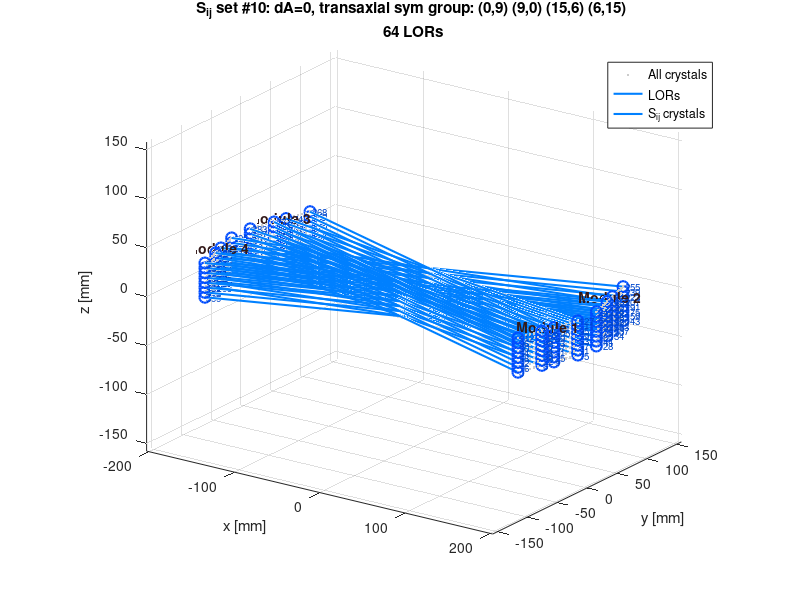

MATLAB code to generate this figure:

function [setOfEqivalentLORs, setIDtoLOR_lookup] = createSetOfEquivalentLORs_v3()
clc; clear;
%% Geometry parameters
modules = 4;
axCount = 8;
transCount = 16;
crystalsPerModule = axCount * transCount; % 128
N = modules * crystalsPerModule; % 512
% Index mapping utilities
toID = @(m,a,t) (m-1)*crystalsPerModule + a*transCount + t;
mirrorT = @(t) transCount-1-t;
%% Compute crystal positions (for plotting)
R_ring = 200; % mm
%moduleAnglesDeg = [-60, 60, 120, 240];
moduleAnglesDeg = [-15, +15, 165, 195];
pitchT = 5.0; pitchA = 5.0;
halfT = (transCount-1)/2;
halfA = (axCount-1)/2;
pos = zeros(N,3);
modIdx = zeros(N,1); axIdx = zeros(N,1); trIdx = zeros(N,1);
for m = 1:modules
phi = deg2rad(moduleAnglesDeg(m));
cen = [R_ring*cos(phi), R_ring*sin(phi), 0];
tHat = [-sin(phi), cos(phi), 0]; % tangent direction
for a = 0:axCount-1
z = (a - halfA) * pitchA;
for t = 0:transCount-1
xyt = cen + tHat * ((t - halfT)*pitchT);
id = toID(m,a,t);
pos(id+1,:) = [xyt(1), xyt(2), z];
modIdx(id+1) = m;
axIdx(id+1) = a;
trIdx(id+1) = t;
end
end
end
%% Build S_ij sets (brute force, canonicalized geometry)
% Left modules: 1 and 2. Right modules: 3 and 4.
% leftIDs = find(modIdx==1 | modIdx==2) - 1; % zero-based
% rightIDs = find(modIdx==3 | modIdx==4) - 1; % zero-based
% Opposing module pairs only: 1↔3 and 2↔4
pairsOfModules = [1 3; 2 4];
S_map = containers.Map('KeyType','char','ValueType','any');
n = transCount; % number of transaxial crystals
for pp = 1:size(pairsOfModules,1)
mL = pairsOfModules(pp,1);
mR = pairsOfModules(pp,2);
for aL = 0:axCount-1
for aR = 0:axCount-1
dA = abs(aR - aL); % absolute axial difference
for tL = 0:transCount-1
for tR = 0:transCount-1
% Build the 4 symmetry-related transaxial pairs
combos = [ tL, tR;
tR, tL;
(n-1-tL),(n-1-tR);
(n-1-tR),(n-1-tL) ];
%disp(combos)
for k = 1:size(combos,1)
tLi = combos(k,1);
tRi = combos(k,2);
% Canonicalize transaxial pair (order-independent)
tmin = min(tLi, tRi);
tmax = max(tLi, tRi);
% Build IDs
idL = toID(mL, aL, tLi);
idR = toID(mR, aR, tRi);
%disp(idL+ " "+ idR)
% Geometry key: |dA| plus canonicalized transaxial pair
% key = sprintf('dA%02d_T%02d_%02d', dA, tLi, tRi);
% Canonical geometry key: dA + transaxial symmetry group (order-independent)
symPairs = [ tLi, tRi;
tRi, tLi;
(n-1-tLi),(n-1-tRi);
(n-1-tRi),(n-1-tLi) ];
% Canonicalize: pick the lexicographically smallest representation
symPairs_sorted = sortrows(symPairs);
t1 = symPairs_sorted(1,1);
t2 = symPairs_sorted(1,2);
key = sprintf('dA%02d_combo%02d_%02d', dA, t1, t2);
if ~isKey(S_map,key)
S_map(key) = zeros(0,2);
end
S_map(key) = [S_map(key); idL, idR];
end
end
end
end
end
end
% Convert map -> cell arrays
Sij_keys = S_map.keys;
Sij_cell = cell(numel(Sij_keys),1);
S_ij_cell_all = Sij_cell;
%% to chyba nie robi nic
for k = 1:numel(Sij_keys)
pairs = S_map(Sij_keys{k});
pairs = unique(pairs,'rows');
pairs = sortrows(pairs,[1 2]);
Sij_cell{k} = pairs;
end
Sij_cell_unique = Sij_cell; % final set of equivalence classes
fprintf('Total unique S_ij sets: %d\n', numel(Sij_cell_unique));
%% Output each set as one line in TXT
outFile = 'C:\Users\Magdalena\Documents\LuebeckWORK\Software\auxiliaryForMERMAID\Sij_sets.txt';
fileID = fopen(outFile,'w');
for s = 1:numel(Sij_cell_unique)
pairs = Sij_cell_unique{s};
key = Sij_keys{s};
fprintf(fileID,'%s\t', Sij_keys{s}); % geometry key
%fprintf(fileID,'%s\t', key); % print geometry key first
for p = 1:size(pairs,1)
fprintf(fileID,'%d %d\t', pairs(p,1), pairs(p,2));
end
fprintf(fileID,'\n');
end
fclose(fileID);
disp(['Wrote ', outFile]);
%% Visualization: pick a set and plot
setIdx = 10; % choose which set to visualize
pairsToPlot = Sij_cell_unique{setIdx};
geomKey = Sij_keys{setIdx};
% --- Extract info from key ---
tokens = regexp(geomKey,'dA(\d+)_combo(\d+)_(\d+)','tokens','once');
dA_val = str2double(tokens{1});
t1 = str2double(tokens{2});
t2 = str2double(tokens{3});
% Build full symmetry group (for labeling in title)
n = transCount;
symPairs = [ t1, t2;
t2, t1;
(n-1-t1),(n-1-t2);
(n-1-t2),(n-1-t1) ];
symPairsStr = sprintf('(%d,%d) ', symPairs');
figure('Color','w'); hold on; grid on;
title(sprintf('S_{ij} set #%d: dA=%d, transaxial sym group: %s\n%d LORs', ...
setIdx, dA_val, symPairsStr, size(pairsToPlot,1)));
% Plot all crystals (light gray)
plot3(pos(:,1), pos(:,2), pos(:,3), '.', 'Color', [0.8 0.8 0.8]);
% Draw LORs for current set (blue lines)
for r = 1:size(pairsToPlot,1)
i = pairsToPlot(r,1)+1; j = pairsToPlot(r,2)+1;
line([pos(i,1), pos(j,1)], [pos(i,2), pos(j,2)], [pos(i,3), pos(j,3)], ...
'LineWidth', 1.5, 'Color', [0 0.5 1]);
end
% Highlight & label crystals in this set
shownIDs = unique(pairsToPlot(:)) + 1;
plot3(pos(shownIDs,1), pos(shownIDs,2), pos(shownIDs,3), ...
'o','MarkerSize',8,'LineWidth',1.5,'Color',[0 0.3 1]);
for idx = reshape(shownIDs,1,[])
text(pos(idx,1), pos(idx,2), pos(idx,3), sprintf(' %d', idx-1), ...
'FontSize',7,'Color',[0 0.28 0.8]);
end
% --- Add module labels ---
for m = 1:modules
phi = deg2rad(moduleAnglesDeg(m));
cen = [R_ring*cos(phi), R_ring*sin(phi), 0];
text(cen(1), cen(2), cen(3)+20, sprintf('Module %d', m), ...
'FontSize', 10, 'FontWeight', 'bold', 'Color', [0.2 0.1 0.1], ...
'HorizontalAlignment','center');
end
xlabel('x [mm]'); ylabel('y [mm]'); zlabel('z [mm]');
axis equal; view(35,20); grid on;
legend({'All crystals','LORs','S_{ij} crystals'},'Location','best');
hold off;
setOfEqivalentLORs = Sij_cell_unique;
% for i=1:256
%     for j=257:512
%         LOR_pairs(i, j-256) = [i,j];
%     end
% end
A = 1:256;
B = 257:512;

% Create all combinations
[X, Y] = ndgrid(A, B);

% Put into 2-column array
LOR_pairs = [X(:), Y(:)];

setIDtoLOR_lookup = LOR_pairs;
